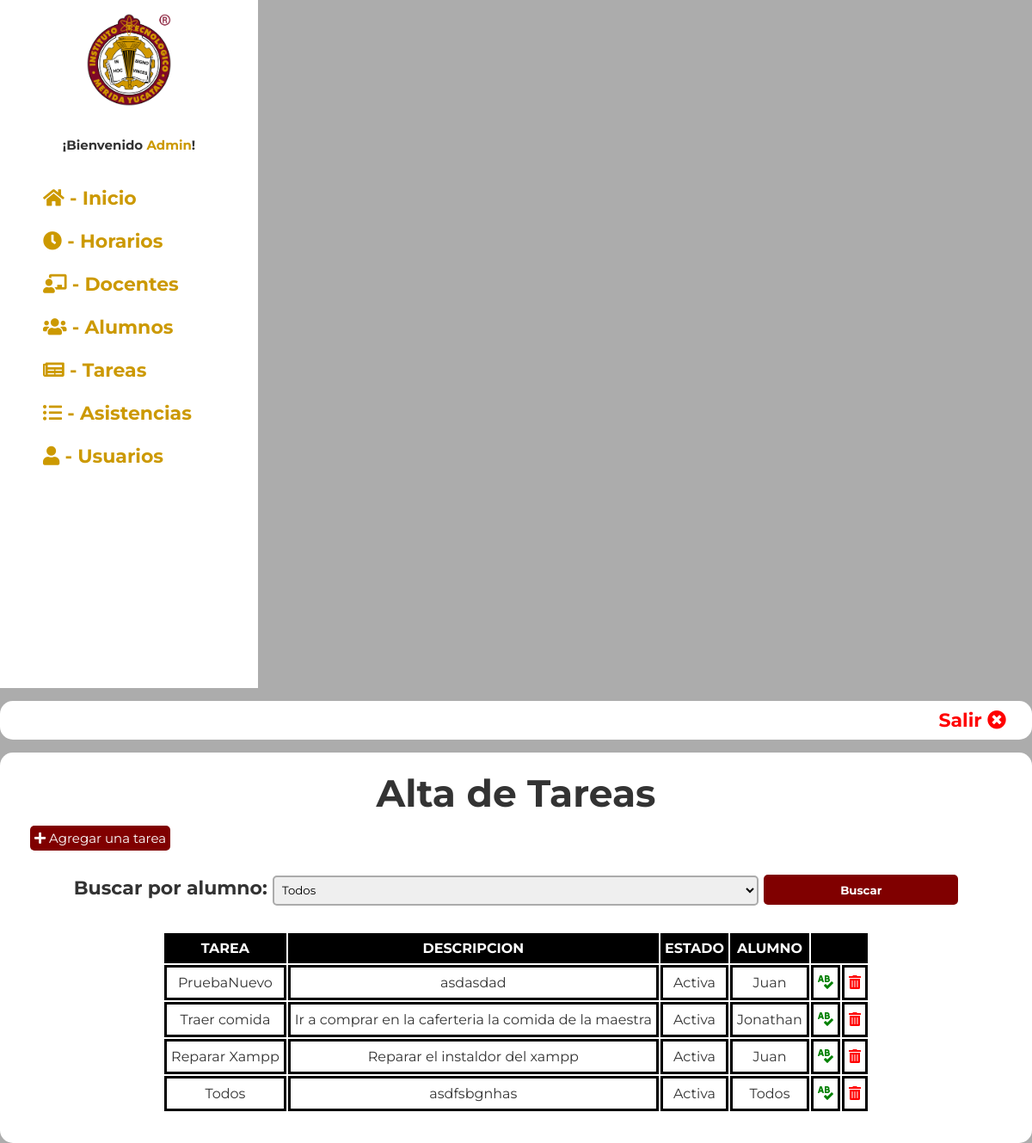
The page /admin/tareas_p.php (signed in) on the database its author committed.
### tables this page shows
CREATE TABLE `tareas` (
  `id_tarea` int(5) NOT NULL,
  `nombre_tarea` varchar(255) DEFAULT NULL,
  `descripcion` varchar(255) DEFAULT NULL,
  `estado` varchar(255) DEFAULT NULL,
  `usuario` int(5) DEFAULT NULL
);

CREATE TABLE `alumnos` (
  `id` int(5) NOT NULL,
  `nombres` varchar(255) DEFAULT NULL,
  `apellidos` varchar(255) DEFAULT NULL,
  `email` varchar(255) DEFAULT NULL,
  `contrasena` varchar(255) DEFAULT NULL,
  `matricula` varchar(9) DEFAULT NULL,
  `carrera` varchar(255) NOT NULL,
  `sexo` varchar(255) NOT NULL,
  `ingreso` int(3) NOT NULL,
  `rol` varchar(255) NOT NULL
);

### admin/tareas_p.php (the view, shortened to what this page needs)
<!DOCTYPE html>
<html lang="en">
<head>
    <link rel="stylesheet" href="https://cdnjs.cloudflare.com/ajax/libs/font-awesome/5.15.4/css/all.min.css"/>
    <link rel="stylesheet" href="styles.css"/>
</head>
<body class="panel">
    <div class="contenedor">
        <?php include "menu_panel.php"?>
        <div class="cont_panel">
            <div class="header_panel">
                <a href="salir.php">Salir <i class="fas fa-times-circle"></i></a>
            </div>
            <div class="info_panel">
                <h1>Alta de Tareas</h1>
                <br>
                <div class="cont_info">
                <a href="crear_tarea.php" class="btn"><i class="fas fa-plus"></i> Agregar una tarea</a><br><br>
                <form class="buscar" action="" method="get">
                    <label for="" class="bs_docente">Buscar por alumno:</label>
                    <select name="busca_alumno" class="bs_docentes">
                        <option value="">Todos</option>
                    </select>
                    <button type="submit" name="buscar">Buscar</button>
                </form><br>
                <table class="tablaspanel">
                        <tr>
                            <th>TAREA</th>
                            <th>DESCRIPCION</th>
                            <th>ESTADO</th>
                            <th>ALUMNO</th>
                            <th colspan="2"></th>
                        </tr>
                        <?php require "conexion.php";
                        if (isset($_GET['buscar']) and $_GET['busca_alumno']) {
                            $alumno = $_GET['busca_alumno'];
                            $todos_datos = "SELECT * FROM tareas
                            INNER JOIN alumnos ON tareas.usuario = alumnos.id
                            WHERE nombres LIKE '%$alumno%'";
                        } else {
                            $todos_datos = "SELECT * FROM tareas
                            INNER JOIN alumnos ON tareas.usuario = alumnos.id";
                        }
                        $resultado = mysqli_query($conectar, $todos_datos);
                        while ($fila = mysqli_fetch_assoc($resultado)){
                        ?>
                            <tr>
                                <td>
                                    <?php echo $fila['nombre_tarea']; ?>
                                </td>
                                <td><?php echo $fila['descripcion']; ?></td>
                                <td><?php echo $fila['estado']; ?></td>
                                <td><?php echo $fila['nombres']; ?></td>
                                <td><a class="editar" href="editar_tarea.php?id=<?php echo $fila['id_tarea']; ?>"><i class="fas fa-spell-check"></i></a></td>
                                <td><a class="eliminar" href="#" onClick="validar('eliminar_tarea.php?id=<?php echo $fila['id_tarea']; ?>')"><i class="fas fa-trash-alt"></i></a></td>
                            </tr>
                        <?php }?>
                    </table>
                </div>
            </div>
        </div>
    </div>
</body>
</html>

### admin/styles.css (style rules this page uses)
* { margin: 0; padding: 0; box-sizing: border-box; font-family: 'Montserrat', sans-serif; }
:root { --color1: #800000; --color2: #c90; --color3: #999999; }
body { padding: 50px; font-family: Arial, Helvetica, sans-serif; font-size: 22px; line-height:25px; color: #333; margin: auto; }
.campos form input, button, select, textarea { width: 100%; height: 35px; margin: 5px 0; padding: 5px; color: #000000; border-radius: 5px; border: #ababab 2px solid; }
.btn { background-color: var(--color1); color: white; border: none; text-decoration: none; padding: 5px; border-radius: 5px; font-size: 15px; }
.header_panel { text-align: right; background-color: white; border-radius: 15px; padding: 10px; }
.header_panel a { color: red; font-weight: bold; text-decoration: none; margin-right: 20px; }
.panel { padding: 0; background-color: #acacac; }
.cont_panel { width: 1200px; margin-top: 15px; vertical-align: top; display: inline-block; }
.info_panel { text-align: center; padding: 35px; background-color: white; border-radius: 15px; margin-top: 15px; }
.cont_info { text-align: left; }
.tablaspanel { margin: auto; font-size: 16px; text-align: center; }
.tablaspanel td { border: black 3px solid; padding: 5px; }
.tablaspanel th { background-color: black; color: #fff; padding: 5px; }
.eliminar { color: red; }
.editar { color: green; }
.bs_docentes { width: 50%; }
.buscar { text-align: center; font-weight: bold; }
.buscar button { width: 20%; background-color: var(--color1); color: white; font-weight: bold; border: none; }

### rows shown on the page
tareas: nombre_tarea "PruebaNuevo", descripcion "asdasdad", estado "Activa", usuario.nombres "Juan"
tareas: nombre_tarea "Traer comida", descripcion "Ir a comprar en la caferteria la comida de la maestra", estado "Activa", usuario.nombres "Jonathan"
tareas: nombre_tarea "Reparar Xampp", descripcion "Reparar el instaldor del xampp", estado "Activa", usuario.nombres "Juan"
tareas: nombre_tarea "Todos", descripcion "asdfsbgnhas", estado "Activa", usuario.nombres "Todos"

### other values the page prints
$usuario "Admin"
